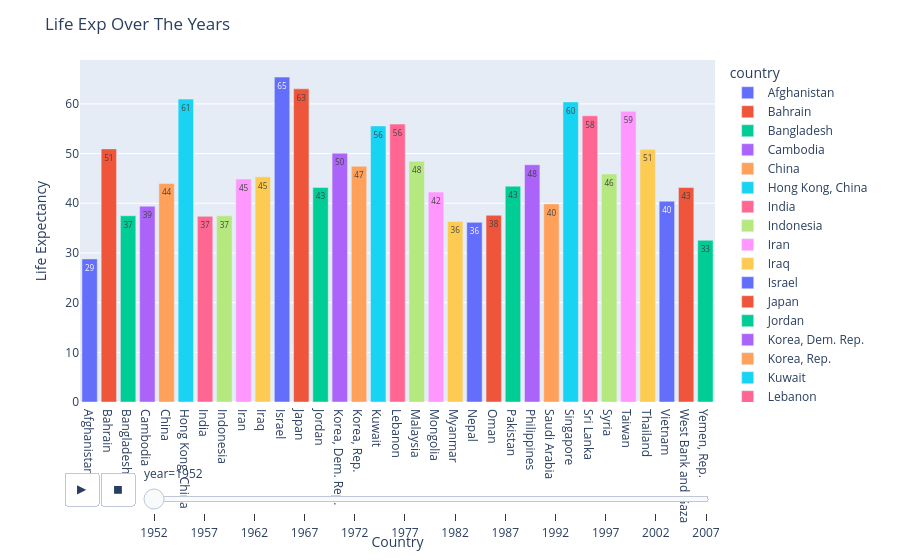

Notebook code cell kept with this figure:
### Code cell
fig = px.bar(df_f,x='country',y='lifeExp',color='country',
             animation_frame = 'year',text_auto='.2s')
fig.update_layout(title="Life Exp Over The Years",
                  xaxis_title="Country",
                  yaxis_title="Life Expectancy",)
fig

### Figure 1 — Plotly figure (JSON) as saved in the notebook; plotly's stock layout.template omitted (floating-point values rounded to 4 significant figures)
{"data": [{"alignmentgroup": "True", "hovertemplate": "country=%{x}<br>year=1952<br>lifeExp=%{y}<extra></extra>", "legendgroup": "Afghanistan", "marker": {"color": "#636efa", "pattern": {"shape": ""}}, "name": "Afghanistan", "offsetgroup": "Afghanistan", "orientation": "v", "showlegend": true, "textposition": "auto", "texttemplate": "%{y:.2s}", "type": "bar", "x": ["Afghanistan"], "xaxis": "x", "y": [28.8], "yaxis": "y"}, {"alignmentgroup": "True", "hovertemplate": "country=%{x}<br>year=1952<br>lifeExp=%{y}<extra></extra>", "legendgroup": "Bahrain", "marker": {"color": "#EF553B", "pattern": {"shape": ""}}, "name": "Bahrain", "offsetgroup": "Bahrain", "orientation": "v", "showlegend": true, "textposition": "auto", "texttemplate": "%{y:.2s}", "type": "bar", "x": ["Bahrain"], "xaxis": "x", "y": [50.94], "yaxis": "y"}, {"alignmentgroup": "True", "hovertemplate": "country=%{x}<br>year=1952<br>lifeExp=%{y}<extra></extra>", "legendgroup": "Bangladesh", "marker": {"color": "#00cc96", "pattern": {"shape": ""}}, "name": "Bangladesh", "offsetgroup": "Bangladesh", "orientation": "v", "showlegend": true, "textposition": "auto", "texttemplate": "%{y:.2s}", "type": "bar", "x": ["Bangladesh"], "xaxis": "x", "y": [37.48], "yaxis": "y"}, {"alignmentgroup": "True", "hovertemplate": "country=%{x}<br>year=1952<br>lifeExp=%{y}<extra></extra>", "legendgroup": "Cambodia", "marker": {"color": "#ab63fa", "pattern": {"shape": ""}}, "name": "Cambodia", "offsetgroup": "Cambodia", "orientation": "v", "showlegend": true, "textposition": "auto", "texttemplate": "%{y:.2s}", "type": "bar", "x": ["Cambodia"], "xaxis": "x", "y": [39.42], "yaxis": "y"}, {"alignmentgroup": "True", "hovertemplate": "country=%{x}<br>year=1952<br>lifeExp=%{y}<extra></extra>", "legendgroup": "China", "marker": {"color": "#FFA15A", "pattern": {"shape": ""}}, "name": "China", "offsetgroup": "China", "orientation": "v", "showlegend": true, "textposition": "auto", "texttemplate": "%{y:.2s}", "type": "bar", "x": ["China"], "xaxis": "x", "y": [44], "yaxis": "y"}, {"alignmentgroup": "True", "hovertemplate": "country=%{x}<br>year=1952<br>lifeExp=%{y}<extra></extra>", "legendgroup": "Hong Kong, China", "marker": {"color": "#19d3f3", "pattern": {"shape": ""}}, "name": "Hong Kong, China", "offsetgroup": "Hong Kong, China", "orientation": "v", "showlegend": true, "textposition": "auto", "texttemplate": "%{y:.2s}", "type": "bar", "x": ["Hong Kong, China"], "xaxis": "x", "y": [60.96], "yaxis": "y"}, {"alignmentgroup": "True", "hovertemplate": "country=%{x}<br>year=1952<br>lifeExp=%{y}<extra></extra>", "legendgroup": "India", "marker": {"color": "#FF6692", "pattern": {"shape": ""}}, "name": "India", "offsetgroup": "India", "orientation": "v", "showlegend": true, "textposition": "auto", "texttemplate": "%{y:.2s}", "type": "bar", "x": ["India"], "xaxis": "x", "y": [37.37], "yaxis": "y"}, {"alignmentgroup": "True", "hovertemplate": "country=%{x}<br>year=1952<br>lifeExp=%{y}<extra></extra>", "legendgroup": "Indonesia", "marker": {"color": "#B6E880", "pattern": {"shape": ""}}, "name": "Indonesia", "offsetgroup": "Indonesia", "orientation": "v", "showlegend": true, "textposition": "auto", "texttemplate": "%{y:.2s}", "type": "bar", "x": ["Indonesia"], "xaxis": "x", "y": [37.47], "yaxis": "y"}, {"alignmentgroup": "True", "hovertemplate": "country=%{x}<br>year=1952<br>lifeExp=%{y}<extra></extra>", "legendgroup": "Iran", "marker": {"color": "#FF97FF", "pattern": {"shape": ""}}, "name": "Iran", "offsetgroup": "Iran", "orientation": "v", "showlegend": true, "textposition": "auto", "texttemplate": "%{y:.2s}", "type": "bar", "x": ["Iran"], "xaxis": "x", "y": [44.87], "yaxis": "y"}, {"alignmentgroup": "True", "hovertemplate": "country=%{x}<br>year=1952<br>lifeExp=%{y}<extra></extra>", "legendgroup": "Iraq", "marker": {"color": "#FECB52", "pattern": {"shape": ""}}, "name": "Iraq", "offsetgroup": "Iraq", "orientation": "v", "showlegend": true, "textposition": "auto", "texttemplate": "%{y:.2s}", "type": "bar", "x": ["Iraq"], "xaxis": "x", "y": [45.32], "yaxis": "y"}, {"alignmentgroup": "True", "hovertemplate": "country=%{x}<br>year=1952<br>lifeExp=%{y}<extra></extra>", "legendgroup": "Israel", "marker": {"color": "#636efa", "pattern": {"shape": ""}}, "name": "Israel", "offsetgroup": "Israel", "orientation": "v", "showlegend": true, "textposition": "auto", "texttemplate": "%{y:.2s}", "type": "bar", "x": ["Israel"], "xaxis": "x", "y": [65.39], "yaxis": "y"}, {"alignmentgroup": "True", "hovertemplate": "country=%{x}<br>year=1952<br>lifeExp=%{y}<extra></extra>", "legendgroup": "Japan", "marker": {"color": "#EF553B", "pattern": {"shape": ""}}, "name": "Japan", "offsetgroup": "Japan", "orientation": "v", "showlegend": true, "textposition": "auto", "texttemplate": "%{y:.2s}", "type": "bar", "x": ["Japan"], "xaxis": "x", "y": [63.03], "yaxis": "y"}, {"alignmentgroup": "True", "hovertemplate": "country=%{x}<br>year=1952<br>lifeExp=%{y}<extra></extra>", "legendgroup": "Jordan", "marker": {"color": "#00cc96", "pattern": {"shape": ""}}, "name": "Jordan", "offsetgroup": "Jordan", "orientation": "v", "showlegend": true, "textposition": "auto", "texttemplate": "%{y:.2s}", "type": "bar", "x": ["Jordan"], "xaxis": "x", "y": [43.16], "yaxis": "y"}, {"alignmentgroup": "True", "hovertemplate": "country=%{x}<br>year=1952<br>lifeExp=%{y}<extra></extra>", "legendgroup": "Korea, Dem. Rep.", "marker": {"color": "#ab63fa", "pattern": {"shape": ""}}, "name": "Korea, Dem. Rep.", "offsetgroup": "Korea, Dem. Rep.", "orientation": "v", "showlegend": true, "textposition": "auto", "texttemplate": "%{y:.2s}", "type": "bar", "x": ["Korea, Dem. Rep."], "xaxis": "x", "y": [50.06], "yaxis": "y"}, {"alignmentgroup": "True", "hovertemplate": "country=%{x}<br>year=1952<br>lifeExp=%{y}<extra></extra>", "legendgroup": "Korea, Rep.", "marker": {"color": "#FFA15A", "pattern": {"shape": ""}}, "name": "Korea, Rep.", "offsetgroup": "Korea, Rep.", "orientation": "v", "showlegend": true, "textposition": "auto", "texttemplate": "%{y:.2s}", "type": "bar", "x": ["Korea, Rep."], "xaxis": "x", "y": [47.45], "yaxis": "y"}, {"alignmentgroup": "True", "hovertemplate": "country=%{x}<br>year=1952<br>lifeExp=%{y}<extra></extra>", "legendgroup": "Kuwait", "marker": {"color": "#19d3f3", "pattern": {"shape": ""}}, "name": "Kuwait", "offsetgroup": "Kuwait", "orientation": "v", "showlegend": true, "textposition": "auto", "texttemplate": "%{y:.2s}", "type": "bar", "x": ["Kuwait"], "xaxis": "x", "y": [55.56], "yaxis": "y"}, {"alignmentgroup": "True", "hovertemplate": "country=%{x}<br>year=1952<br>lifeExp=%{y}<extra></extra>", "legendgroup": "Lebanon", "marker": {"color": "#FF6692", "pattern": {"shape": ""}}, "name": "Lebanon", "offsetgroup": "Lebanon", "orientation": "v", "showlegend": true, "textposition": "auto", "texttemplate": "%{y:.2s}", "type": "bar", "x": ["Lebanon"], "xaxis": "x", "y": [55.93], "yaxis": "y"}, {"alignmentgroup": "True", "hovertemplate": "country=%{x}<br>year=1952<br>lifeExp=%{y}<extra></extra>", "legendgroup": "Malaysia", "marker": {"color": "#B6E880", "pattern": {"shape": ""}}, "name": "Malaysia", "offsetgroup": "Malaysia", "orientation": "v", "showlegend": true, "textposition": "auto", "texttemplate": "%{y:.2s}", "type": "bar", "x": ["Malaysia"], "xaxis": "x", "y": [48.46], "yaxis": "y"}, {"alignmentgroup": "True", "hovertemplate": "country=%{x}<br>year=1952<br>lifeExp=%{y}<extra></extra>", "legendgroup": "Mongolia", "marker": {"color": "#FF97FF", "pattern": {"shape": ""}}, "name": "Mongolia", "offsetgroup": "Mongolia", "orientation": "v", "showlegend": true, "textposition": "auto", "texttemplate": "%{y:.2s}", "type": "bar", "x": ["Mongolia"], "xaxis": "x", "y": [42.24], "yaxis": "y"}, {"alignmentgroup": "True", "hovertemplate": "country=%{x}<br>year=1952<br>lifeExp=%{y}<extra></extra>", "legendgroup": "Myanmar", "marker": {"color": "#FECB52", "pattern": {"shape": ""}}, "name": "Myanmar", "offsetgroup": "Myanmar", "orientation": "v", "showlegend": true, "textposition": "auto", "texttemplate": "%{y:.2s}", "type": "bar", "x": ["Myanmar"], "xaxis": "x", "y": [36.32], "yaxis": "y"}, {"alignmentgroup": "True", "hovertemplate": "country=%{x}<br>year=1952<br>lifeExp=%{y}<extra></extra>", "legendgroup": "Nepal", "marker": {"color": "#636efa", "pattern": {"shape": ""}}, "name": "Nepal", "offsetgroup": "Nepal", "orientation": "v", "showlegend": true, "textposition": "auto", "texttemplate": "%{y:.2s}", "type": "bar", "x": ["Nepal"], "xaxis": "x", "y": [36.16], "yaxis": "y"}, {"alignmentgroup": "True", "hovertemplate": "country=%{x}<br>year=1952<br>lifeExp=%{y}<extra></extra>", "legendgroup": "Oman", "marker": {"color": "#EF553B", "pattern": {"shape": ""}}, "name": "Oman", "offsetgroup": "Oman", "orientation": "v", "showlegend": true, "textposition": "auto", "texttemplate": "%{y:.2s}", "type": "bar", "x": ["Oman"], "xaxis": "x", "y": [37.58], "yaxis": "y"}, {"alignmentgroup": "True", "hovertemplate": "country=%{x}<br>year=1952<br>lifeExp=%{y}<extra></extra>", "legendgroup": "Pakistan", "marker": {"color": "#00cc96", "pattern": {"shape": ""}}, "name": "Pakistan", "offsetgroup": "Pakistan", "orientation": "v", "showlegend": true, "textposition": "auto", "texttemplate": "%{y:.2s}", "type": "bar", "x": ["Pakistan"], "xaxis": "x", "y": [43.44], "yaxis": "y"}, {"alignmentgroup": "True", "hovertemplate": "country=%{x}<br>year=1952<br>lifeExp=%{y}<extra></extra>", "legendgroup": "Philippines", "marker": {"color": "#ab63fa", "pattern": {"shape": ""}}, "name": "Philippines", "offsetgroup": "Philippines", "orientation": "v", "showlegend": true, "textposition": "auto", "texttemplate": "%{y:.2s}", "type": "bar", "x": ["Philippines"], "xaxis": "x", "y": [47.75], "yaxis": "y"}, {"alignmentgroup": "True", "hovertemplate": "country=%{x}<br>year=1952<br>lifeExp=%{y}<extra></extra>", "legendgroup": "Saudi Arabia", "marker": {"color": "#FFA15A", "pattern": {"shape": ""}}, "name": "Saudi Arabia", "offsetgroup": "Saudi Arabia", "orientation": "v", "showlegend": true, "textposition": "auto", "texttemplate": "%{y:.2s}", "type": "bar", "x": ["Saudi Arabia"], "xaxis": "x", "y": [39.88], "yaxis": "y"}, {"alignmentgroup": "True", "hovertemplate": "country=%{x}<br>year=1952<br>lifeExp=%{y}<extra></extra>", "legendgroup": "Singapore", "marker": {"color": "#19d3f3", "pattern": {"shape": ""}}, "name": "Singapore", "offsetgroup": "Singapore", "orientation": "v", "showlegend": true, "textposition": "auto", "texttemplate": "%{y:.2s}", "type": "bar", "x": ["Singapore"], "xaxis": "x", "y": [60.4], "yaxis": "y"}, {"alignmentgroup": "True", "hovertemplate": "country=%{x}<br>year=1952<br>lifeExp=%{y}<extra></extra>", "legendgroup": "Sri Lanka", "marker": {"color": "#FF6692", "pattern": {"shape": ""}}, "name": "Sri Lanka", "offsetgroup": "Sri Lanka", "orientation": "v", "showlegend": true, "textposition": "auto", "texttemplate": "%{y:.2s}", "type": "bar", "x": ["Sri Lanka"], "xaxis": "x", "y": [57.59], "yaxis": "y"}, {"alignmentgroup": "True", "hovertemplate": "country=%{x}<br>year=1952<br>lifeExp=%{y}<extra></extra>", "legendgroup": "Syria", "marker": {"color": "#B6E880", "pattern": {"shape": ""}}, "name": "Syria", "offsetgroup": "Syria", "orientation": "v", "showlegend": true, "textposition": "auto", "texttemplate": "%{y:.2s}", "type": "bar", "x": ["Syria"], "xaxis": "x", "y": [45.88], "yaxis": "y"}, {"alignmentgroup": "True", "hovertemplate": "country=%{x}<br>year=1952<br>lifeExp=%{y}<extra></extra>", "legendgroup": "Taiwan", "marker": {"color": "#FF97FF", "pattern": {"shape": ""}}, "name": "Taiwan", "offsetgroup": "Taiwan", "orientation": "v", "showlegend": true, "textposition": "auto", "texttemplate": "%{y:.2s}", "type": "bar", "x": ["Taiwan"], "xaxis": "x", "y": [58.5], "yaxis": "y"}, {"alignmentgroup": "True", "hovertemplate": "country=%{x}<br>year=1952<br>lifeExp=%{y}<extra></extra>", "legendgroup": "Thailand", "marker": {"color": "#FECB52", "pattern": {"shape": ""}}, "name": "Thailand", "offsetgroup": "Thailand", "orientation": "v", "showlegend": true, "textposition": "auto", "texttemplate": "%{y:.2s}", "type": "bar", "x": ["Thailand"], "xaxis": "x", "y": [50.85], "yaxis": "y"}, {"alignmentgroup": "True", "hovertemplate": "country=%{x}<br>year=1952<br>lifeExp=%{y}<extra></extra>", "legendgroup": "Vietnam", "marker": {"color": "#636efa", "pattern": {"shape": ""}}, "name": "Vietnam", "offsetgroup": "Vietnam", "orientation": "v", "showlegend": true, "textposition": "auto", "texttemplate": "%{y:.2s}", "type": "bar", "x": ["Vietnam"], "xaxis": "x", "y": [40.41], "yaxis": "y"}, {"alignmentgroup": "True", "hovertemplate": "country=%{x}<br>year=1952<br>lifeExp=%{y}<extra></extra>", "legendgroup": "West Bank and Gaza", "marker": {"color": "#EF553B", "pattern": {"shape": ""}}, "name": "West Bank and Gaza", "offsetgroup": "West Bank and Gaza", "orientation": "v", "showlegend": true, "textposition": "auto", "texttemplate": "%{y:.2s}", "type": "bar", "x": ["West Bank and Gaza"], "xaxis": "x", "y": [43.16], "yaxis": "y"}, {"alignmentgroup": "True", "hovertemplate": "country=%{x}<br>year=1952<br>lifeExp=%{y}<extra></extra>", "legendgroup": "Yemen, Rep.", "marker": {"color": "#00cc96", "pattern": {"shape": ""}}, "name": "Yemen, Rep.", "offsetgroup": "Yemen, Rep.", "orientation": "v", "showlegend": true, "textposition": "auto", "texttemplate": "%{y:.2s}", "type": "bar", "x": ["Yemen, Rep."], "xaxis": "x", "y": [32.55], "yaxis": "y"}], "layout": {"autosize": true, "barmode": "relative", "legend": {"title": {"text": "country"}, "tracegroupgap": 0}, "margin": {"t": 60}, "sliders": [{"active": 0, "currentvalue": {"prefix": "year="}, "len": 0.9, "pad": {"b": 10, "t": 60}, "steps": [{"args": [["1952"], {"frame": {"duration": 0, "redraw": true}, "fromcurrent": true, "mode": "immediate", "transition": {"duration": 0, "easing": "linear"}}], "label": "1952", "method": "animate"}, {"args": [["1957"], {"frame": {"duration": 0, "redraw": true}, "fromcurrent": true, "mode": "immediate", "transition": {"duration": 0, "easing": "linear"}}], "label": "1957", "method": "animate"}, {"args": [["1962"], {"frame": {"duration": 0, "redraw": true}, "fromcurrent": true, "mode": "immediate", "transition": {"duration": 0, "easing": "linear"}}], "label": "1962", "method": "animate"}, {"args": [["1967"], {"frame": {"duration": 0, "redraw": true}, "fromcurrent": true, "mode": "immediate", "transition": {"duration": 0, "easing": "linear"}}], "label": "1967", "method": "animate"}, {"args": [["1972"], {"frame": {"duration": 0, "redraw": true}, "fromcurrent": true, "mode": "immediate", "transition": {"duration": 0, "easing": "linear"}}], "label": "1972", "method": "animate"}, {"args": [["1977"], {"frame": {"duration": 0, "redraw": true}, "fromcurrent": true, "mode": "immediate", "transition": {"duration": 0, "easing": "linear"}}], "label": "1977", "method": "animate"}, {"args": [["1982"], {"frame": {"duration": 0, "redraw": true}, "fromcurrent": true, "mode": "immediate", "transition": {"duration": 0, "easing": "linear"}}], "label": "1982", "method": "animate"}, {"args": [["1987"], {"frame": {"duration": 0, "redraw": true}, "fromcurrent": true, "mode": "immediate", "transition": {"duration": 0, "easing": "linear"}}], "label": "1987", "method": "animate"}, {"args": [["1992"], {"frame": {"duration": 0, "redraw": true}, "fromcurrent": true, "mode": "immediate", "transition": {"duration": 0, "easing": "linear"}}], "label": "1992", "method": "animate"}, {"args": [["1997"], {"frame": {"duration": 0, "redraw": true}, "fromcurrent": true, "mode": "immediate", "transition": {"duration": 0, "easing": "linear"}}], "label": "1997", "method": "animate"}, {"args": [["2002"], {"frame": {"duration": 0, "redraw": true}, "fromcurrent": true, "mode": "immediate", "transition": {"duration": 0, "easing": "linear"}}], "label": "2002", "method": "animate"}, {"args": [["2007"], {"frame": {"duration": 0, "redraw": true}, "fromcurrent": true, "mode": "immediate", "transition": {"duration": 0, "easing": "linear"}}], "label": "2007", "method": "animate"}], "x": 0.1, "xanchor": "left", "y": 0, "yanchor": "top"}], "title": {"text": "Life Exp Over The Years"}, "updatemenus": [{"buttons": [{"args": [null, {"frame": {"duration": 500, "redraw": true}, "fromcurrent": true, "mode": "immediate", "transition": {"duration": 500, "easing": "linear"}}], "label": "&#9654;", "method": "animate"}, {"args": [[null], {"frame": {"duration": 0, "redraw": true}, "fromcurrent": true, "mode": "immediate", "transition": {"duration": 0, "easing": "linear"}}], "label": "&#9724;", "method": "animate"}], "direction": "left", "pad": {"r": 10, "t": 70}, "showactive": false, "type": "buttons", "x": 0.1, "xanchor": "right", "y": 0, "yanchor": "top"}], "xaxis": {"anchor": "y", "autorange": true, "categoryarray": ["Afghanistan", "Bahrain", "Bangladesh", "Cambodia", "China", "Hong Kong, China", "India", "Indonesia", "Iran", "Iraq", "Israel", "Japan", "Jordan", "Korea, Dem. Rep.", "Korea, Rep.", "Kuwait", "Lebanon", "Malaysia", "Mongolia", "Myanmar", "Nepal", "Oman", "Pakistan", "Philippines", "Saudi Arabia", "Singapore", "Sri Lanka", "Syria", "Taiwan", "Thailand", "Vietnam", "West Bank and Gaza", "Yemen, Rep."], "categoryorder": "array", "domain": [0, 1], "range": [-0.5, 32.5], "title": {"text": "Country"}, "type": "category"}, "yaxis": {"anchor": "x", "autorange": true, "domain": [0, 1], "range": [0, 68.83], "title": {"text": "Life Expectancy"}, "type": "linear"}}}
